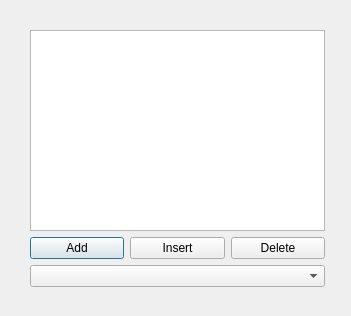
<?xml version="1.0" encoding="UTF-8"?>
<ui version="4.0">
 <class>ModelViewDialog</class>
 <widget class="QDialog" name="ModelViewDialog">
  <property name="geometry">
   <rect>
    <x>0</x>
    <y>0</y>
    <width>351</width>
    <height>316</height>
   </rect>
  </property>
  <property name="windowTitle">
   <string>ModelViewDialog</string>
  </property>
  <widget class="QWidget" name="">
   <property name="geometry">
    <rect>
     <x>30</x>
     <y>30</y>
     <width>295</width>
     <height>257</height>
    </rect>
   </property>
   <layout class="QVBoxLayout" name="verticalLayout">
    <item>
     <widget class="QListView" name="listView"/>
    </item>
    <item>
     <layout class="QHBoxLayout" name="horizontalLayout">
      <item>
       <widget class="QPushButton" name="pushButton">
        <property name="text">
         <string>Add</string>
        </property>
       </widget>
      </item>
      <item>
       <widget class="QPushButton" name="pushButton_2">
        <property name="text">
         <string>Insert</string>
        </property>
       </widget>
      </item>
      <item>
       <widget class="QPushButton" name="pushButton_3">
        <property name="text">
         <string>Delete</string>
        </property>
       </widget>
      </item>
     </layout>
    </item>
    <item>
     <widget class="QComboBox" name="comboBox"/>
    </item>
   </layout>
  </widget>
 </widget>
 <resources/>
 <connections/>
</ui>
